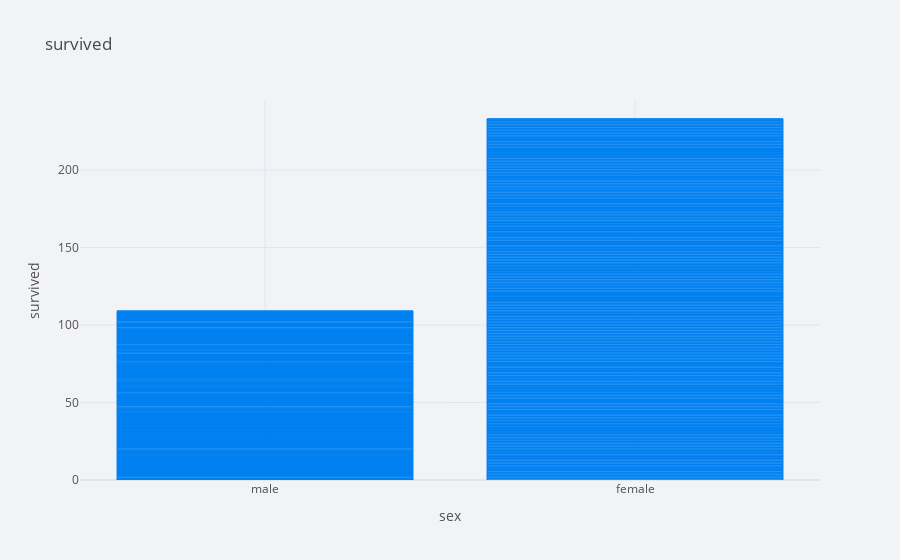

Here is the notebook cell this chart was saved with:
### Code cell
df.iplot(kind='bar',x='sex',y='survived',xTitle='sex',yTitle='survived',title='survived')

### Figure 1 — Plotly figure (JSON) as saved in the notebook; plotly's stock layout.template omitted (floating-point values rounded to 4 significant figures; data arrays with more than 128 entries replaced by an {"elided": "..."} marker saying what was removed)
{"data": [{"marker": {"color": "rgba(0, 128, 240, 0.6)", "line": {"color": "rgba(0, 128, 240, 1.0)", "width": 1}}, "name": "survived", "orientation": "v", "text": "", "type": "bar", "x": {"elided": "891 str values"}, "y": {"elided": "891 int values"}}], "layout": {"legend": {"bgcolor": "#F2F3F7", "font": {"color": "#505050"}}, "paper_bgcolor": "#F2F3F7", "plot_bgcolor": "#F2F3F7", "title": {"font": {"color": "#484848"}, "text": "survived"}, "xaxis": {"gridcolor": "#E1E5ED", "showgrid": true, "tickfont": {"color": "#505050"}, "title": {"font": {"color": "#505050"}, "text": "sex"}, "zerolinecolor": "#E1E5ED"}, "yaxis": {"gridcolor": "#E1E5ED", "showgrid": true, "tickfont": {"color": "#505050"}, "title": {"font": {"color": "#505050"}, "text": "survived"}, "zerolinecolor": "#E1E5ED"}}}
